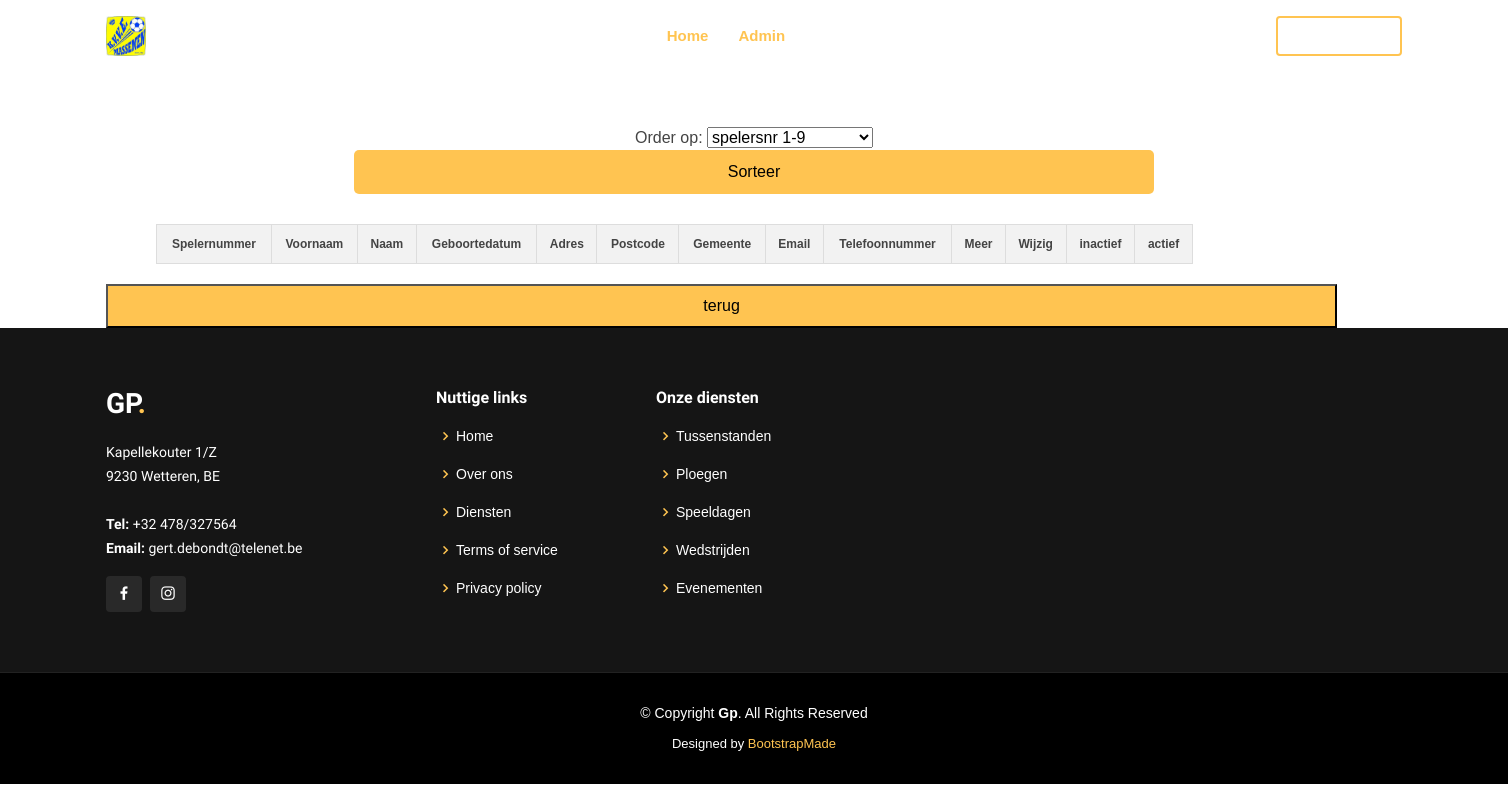
Page /Gp_02/Gp/overzichtspelers.php on the earlier database version.
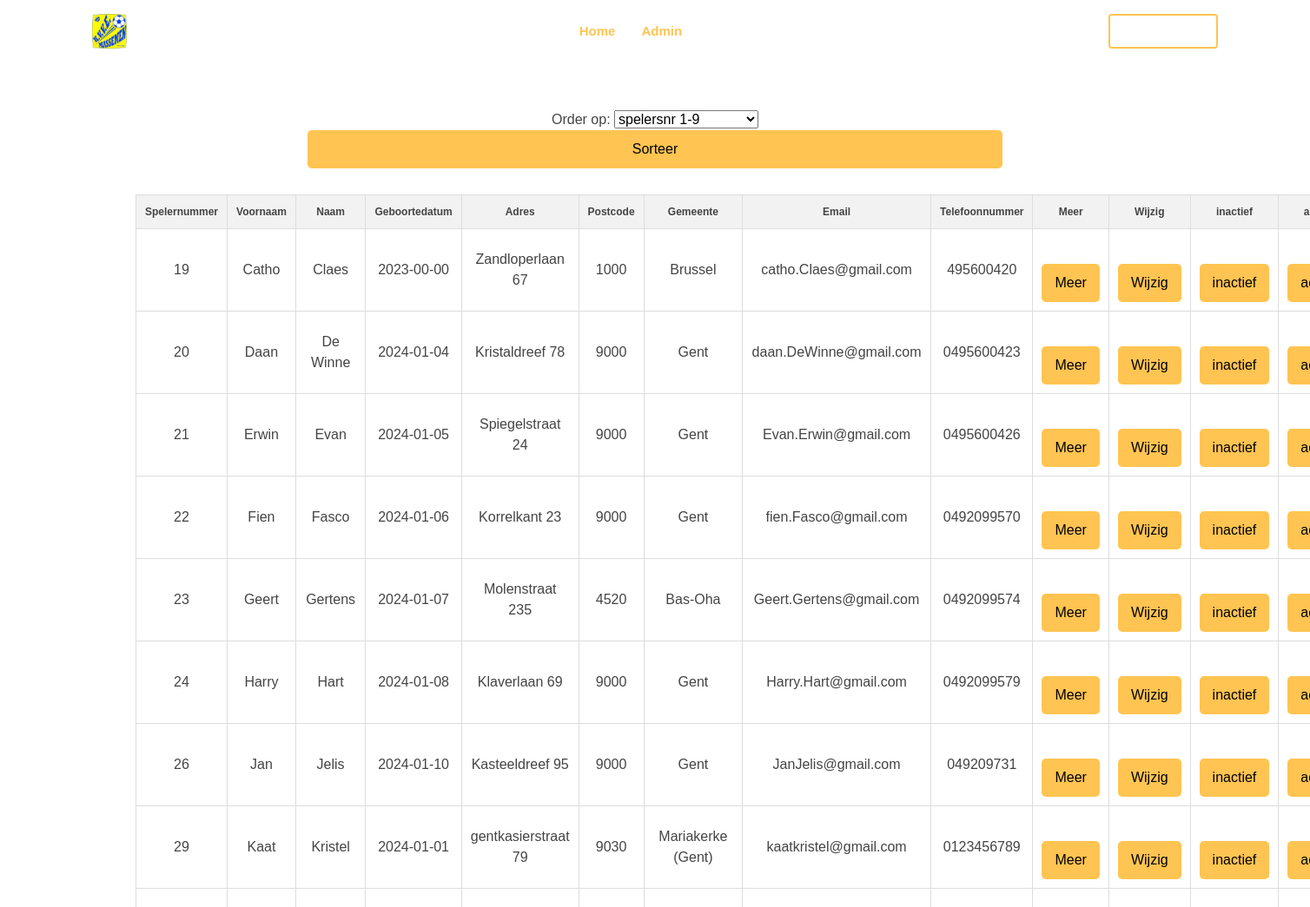
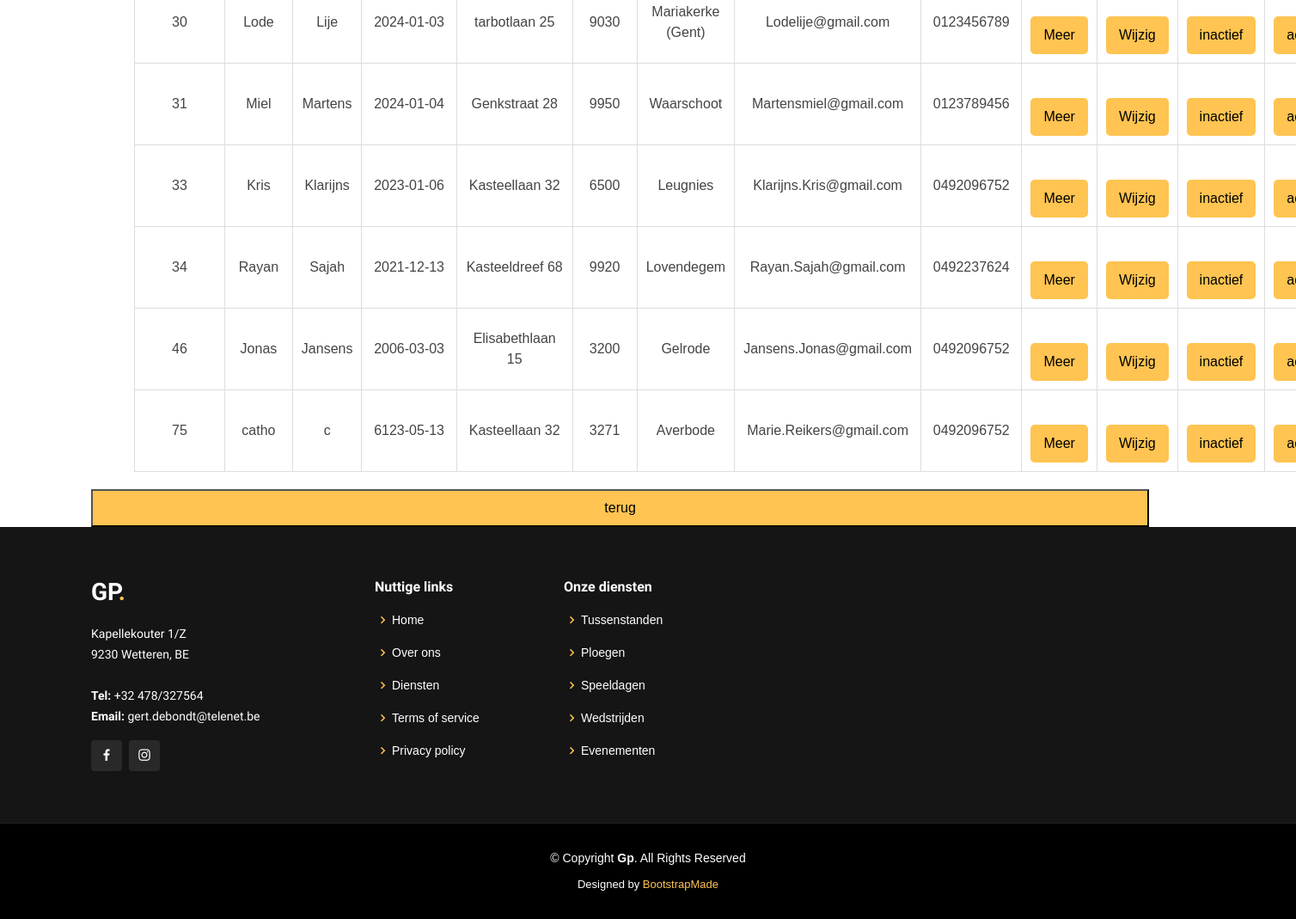
Same page on the later database version (2 pictures, top to bottom).
### tables this page shows
CREATE TABLE `tblspelers` (
  `spelernr` int(11) NOT NULL,
  `naam` text NOT NULL,
  `voornaam` text NOT NULL,
  `geboortedatum` date DEFAULT NULL,
  `adres_speler` text,
  `postcodeid_speler` int(11) DEFAULT NULL,
  `email` text,
  `telefoonnummer_speler` text,
  `adres_moeder` text,
  `postcodeid_moeder` int(11) DEFAULT NULL,
  `email_moeder` text,
  `telefoonnummer_moeder` text,
  `adres_vader` text,
  `postcodeid_vader` int(11) DEFAULT NULL,
  `email_vader` text,
  `telefoonnummer_vader` text,
  `wie_eerst_te_verwittigen` text,
  `medische_toelichting` text,
  `bondsnummer` int(11) DEFAULT NULL,
  `toelichting` text,
  `actief` tinyint(1) DEFAULT NULL
);

CREATE TABLE `tblpostcode` (
  `PostcodeId` int(11) NOT NULL,
  `postcode` varchar(8) NOT NULL,
  `gemeente` varchar(255) NOT NULL,
  `UCGemeente` varchar(255) NOT NULL
);

### Gp_02/Gp/overzichtspelers.php (the view, shortened to what the changed rows need)
<!DOCTYPE html>
<html lang="en">
<head>
  <link href="assets/vendor/aos/aos.css" rel="stylesheet">
  <link href="assets/vendor/bootstrap/css/bootstrap.min.css" rel="stylesheet">
  <link href="assets/vendor/bootstrap-icons/bootstrap-icons.css" rel="stylesheet">
  <link href="assets/vendor/boxicons/css/boxicons.min.css" rel="stylesheet">
  <link href="assets/vendor/glightbox/css/glightbox.min.css" rel="stylesheet">
  <link href="assets/vendor/remixicon/remixicon.css" rel="stylesheet">
  <link href="assets/vendor/swiper/swiper-bundle.min.css" rel="stylesheet">
  <link href="assets/css/style.css" rel="stylesheet">
  <link href="assets/css/styleoverzicht.css" rel="stylesheet">
</head>
<body>
<header id="header" class="fixed-top ">
    <div class="container d-flex align-items-center justify-content-lg-between">
      <h1 class="logo me-auto me-lg-0"><a href="index.php"><img src="assets/img/favicon.jpg"></a></h1>
    </div>
  </header>
  <main id="main">
    <div class="container">
  <?php
    $mysqli= new MySQLi ("localhost","root","","voetbalclubphp");
    if(mysqli_connect_errno()) {trigger_error('Fout bij verbinding: '.$mysqli->error); }
    else{
        if(isset($_GET['sortBy'])){
          $sortBy = $_GET['sortBy'];
        }else{
          $sortBy = 'spelernr';
        }
        $sql= "SELECT s.*,p.gemeente, p.postcode from tblspelers s INNER JOIN tblpostcode p ON s.postcodeid_speler = p.PostcodeId ORDER BY $sortBy ASC";
        if($stmt = $mysqli->prepare($sql)){
            if(!$stmt->execute()){
                echo "Het uitvoeren van de query is mislukt: '.$stmt->error.' in query: ".$sql;
            }else{
                $stmt->bind_result($spelersnr,$naam,$voornaam,$datum,$adres1,$postcode1,$email1,$tel1,$adres2,$postcode2,$email2, $tel2, $adres3, $postcode3, $email3,$tel3, $contactfirst, $medische_toelichting,$bondsnummer, $toelichting,$actief,$gemeente, $postcode);
                echo "<div><table border='1' style='margin-left: 50px'> <tr><th>Spelernummer</th><th>Voornaam</th><th>Naam</th><th>Geboortedatum</th><th>Adres</th><th>Postcode</th><th>Gemeente</th><th>Email</th><th>Telefoonnummer</th><th>Meer</th><th>Wijzig</th><th>inactief</th><th>actief</th>
                </tr>";
                while ($stmt->fetch()) {
                  $id = $spelersnr;
                    echo "<tr><td>" . $spelersnr . "</td><td>" . $voornaam . "</td><td>" . $naam . "</td><td>" . $datum . "</td><td>" . $adres1 . "</td><td>" . $postcode . "</td><td>".$gemeente."</td><td>". $email1 . "</td><td>" . $tel1 . "</td><td style='text-align: center;'>";
                    ?>
                    <form name='Meer' method='post' action='meer_info.php?actiemeerinfo&spelerid=<?php echo $id;?>'><input style="margin: auto;" type='submit' name='Meer' id='Meer' value='Meer'></form>
                    <?php echo "</td><td tyle='text-align: center;'>";
                    ?>
                      <form name='Wijzigen' method='post' action='updatepage.php?actieverander&spelerid=<?php echo $id;?>'><input style="margin: auto  ;"type='submit' name='update' id='update' value='Wijzig'></form>
                    <?php echo "</td><td tyle='text-align: center;'>";
                    ?>
                      <form name='inactief' method='post' action='inactief.php?actiemeerinfo&spelerid=<?php echo $id;?>'><input style="margin: auto;" type='submit' name='inactief' id='inactief' value='inactief'></form>
                    <?php echo "</td><td tyle='text-align: center;'>";
                    ?>
                    <form name='actief' method='post' action='actief.php?actiemeerinfo&spelerid=<?php echo $id;?>'><input style="margin: auto;" type='submit' name='actief' id='actief' value='actief'></form>
                  <?php echo "</td></tr>";
                }
                echo "</table></div>";
        }
    }
  }
?>
</div>
</main>
</body>
</html>

Differences in the rows shown:
now on this page (row edited): tblspelers: spelernr "19", voornaam "Catho", naam "Claes", geboortedatum "2023-00-00", adres_speler "Zandloperlaan 67", tblpostcode.postcode "1000", tblpostcode.gemeente "Brussel", email "catho.Claes@gmail.com", telefoonnummer_speler "495600420"
now on this page (row edited): tblspelers: spelernr "20", voornaam "Daan", naam "De Winne", geboortedatum "2024-01-04", adres_speler "Kristaldreef 78", tblpostcode.postcode "9000", tblpostcode.gemeente "Gent", email "daan.DeWinne@gmail.com", telefoonnummer_speler "0495600423"
now on this page (row edited): tblspelers: spelernr "21", voornaam "Erwin", naam "Evan", geboortedatum "2024-01-05", adres_speler "Spiegelstraat 24", tblpostcode.postcode "9000", tblpostcode.gemeente "Gent", email "Evan.Erwin@gmail.com", telefoonnummer_speler "0495600426"
now on this page (row edited): tblspelers: spelernr "22", voornaam "Fien", naam "Fasco", geboortedatum "2024-01-06", adres_speler "Korrelkant 23", tblpostcode.postcode "9000", tblpostcode.gemeente "Gent", email "fien.Fasco@gmail.com", telefoonnummer_speler "0492099570"
now on this page (row edited): tblspelers: spelernr "23", voornaam "Geert", naam "Gertens", geboortedatum "2024-01-07", adres_speler "Molenstraat 235", tblpostcode.postcode "4520", tblpostcode.gemeente "Bas-Oha", email "Geert.Gertens@gmail.com", telefoonnummer_speler "0492099574"
now on this page (row edited): tblspelers: spelernr "24", voornaam "Harry", naam "Hart", geboortedatum "2024-01-08", adres_speler "Klaverlaan 69", tblpostcode.postcode "9000", tblpostcode.gemeente "Gent", email "Harry.Hart@gmail.com", telefoonnummer_speler "0492099579"
now on this page (row edited): tblspelers: spelernr "26", voornaam "Jan", naam "Jelis", geboortedatum "2024-01-10", adres_speler "Kasteeldreef 95", tblpostcode.postcode "9000", tblpostcode.gemeente "Gent", email "JanJelis@gmail.com", telefoonnummer_speler "049209731"
now on this page (row edited): tblspelers: spelernr "29", voornaam "Kaat", naam "Kristel", geboortedatum "2024-01-01", adres_speler "gentkasierstraat 79", tblpostcode.postcode "9030", tblpostcode.gemeente "Mariakerke (Gent)", email "kaatkristel@gmail.com", telefoonnummer_speler "0123456789"
now on this page (row edited): tblspelers: spelernr "30", voornaam "Lode", naam "Lije", geboortedatum "2024-01-03", adres_speler "tarbotlaan 25", tblpostcode.postcode "9030", tblpostcode.gemeente "Mariakerke (Gent)", email "Lodelije@gmail.com", telefoonnummer_speler "0123456789"
now on this page (row edited): tblspelers: spelernr "31", voornaam "Miel", naam "Martens", geboortedatum "2024-01-04", adres_speler "Genkstraat 28", tblpostcode.postcode "9950", tblpostcode.gemeente "Waarschoot", email "Martensmiel@gmail.com", telefoonnummer_speler "0123789456"
now on this page (row edited): tblspelers: spelernr "33", voornaam "Kris", naam "Klarijns", geboortedatum "2023-01-06", adres_speler "Kasteellaan 32", tblpostcode.postcode "6500", tblpostcode.gemeente "Leugnies", email "Klarijns.Kris@gmail.com", telefoonnummer_speler "0492096752"
now on this page (row edited): tblspelers: spelernr "34", voornaam "Rayan", naam "Sajah", geboortedatum "2021-12-13", adres_speler "Kasteeldreef 68", tblpostcode.postcode "9920", tblpostcode.gemeente "Lovendegem", email "Rayan.Sajah@gmail.com", telefoonnummer_speler "0492237624"
now on this page (row edited): tblspelers: spelernr "46", voornaam "Jonas", naam "Jansens", geboortedatum "2006-03-03", adres_speler "Elisabethlaan 15", tblpostcode.postcode "3200", tblpostcode.gemeente "Gelrode", email "Jansens.Jonas@gmail.com", telefoonnummer_speler "0492096752"
added tblspelers: spelernr "75", voornaam "catho", naam "c", geboortedatum "6123-05-13", adres_speler "Kasteellaan 32", tblpostcode.postcode "3271", tblpostcode.gemeente "Averbode", email "Marie.Reikers@gmail.com", telefoonnummer_speler "0492096752"
